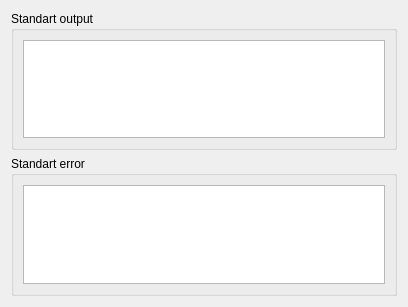
<?xml version="1.0" encoding="UTF-8"?>
<ui version="4.0">
 <class>ProgramOutputView</class>
 <widget class="QDialog" name="ProgramOutputView">
  <property name="geometry">
   <rect>
    <x>0</x>
    <y>0</y>
    <width>408</width>
    <height>307</height>
   </rect>
  </property>
  <property name="windowTitle">
   <string>Last programm output/error</string>
  </property>
  <layout class="QGridLayout" name="gridLayout">
   <item row="0" column="0" colspan="3">
    <widget class="QGroupBox" name="groupBox">
     <property name="title">
      <string>Standart output</string>
     </property>
     <layout class="QGridLayout" name="gridLayout_2">
      <item row="0" column="0">
       <widget class="QPlainTextEdit" name="stdOutEdit"/>
      </item>
     </layout>
    </widget>
   </item>
   <item row="1" column="0" colspan="3">
    <widget class="QGroupBox" name="groupBox_2">
     <property name="title">
      <string>Standart error</string>
     </property>
     <layout class="QGridLayout" name="gridLayout_3">
      <item row="0" column="0">
       <widget class="QPlainTextEdit" name="stdErrEdit"/>
      </item>
     </layout>
    </widget>
   </item>
  </layout>
 </widget>
 <resources/>
 <connections/>
</ui>
